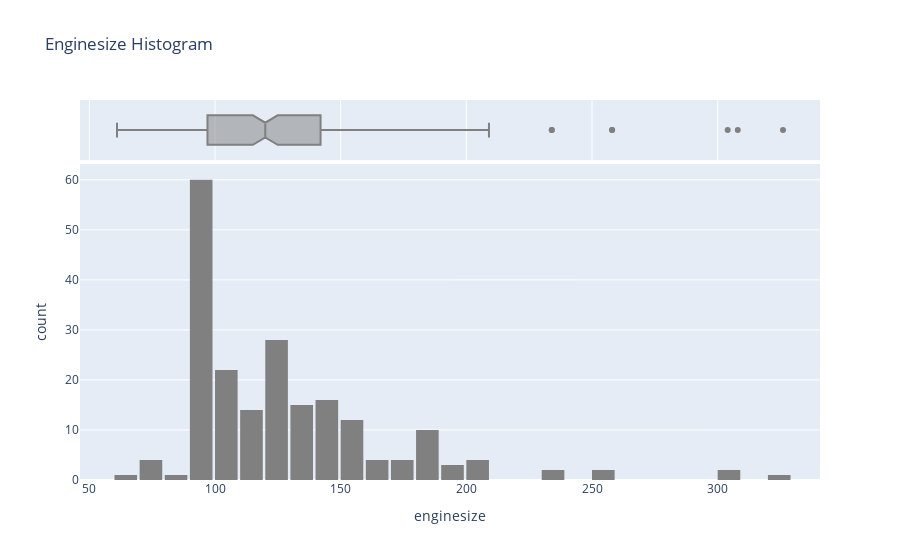

This figure's notebook cell:
### Markdown cell above
### Insights

1.Sedans are the most selling followed by the Hatchback

2.Convertibles are the least selling

### Code cell
fig = px.histogram(df_o, 
                   x=df_o.enginesize,
                   marginal='box',
                   nbins=47, 
                   title='Enginesize Histogram',
                   color_discrete_sequence=['grey'])
fig.update_layout(bargap=0.1)
fig.show()

### Figure 1 — Plotly figure (JSON) as saved in the notebook; plotly's stock layout.template omitted (floating-point values rounded to 4 significant figures; data arrays with more than 128 entries replaced by an {"elided": "..."} marker saying what was removed)
{"data": [{"alignmentgroup": "True", "bingroup": "x", "hovertemplate": "enginesize=%{x}<br>count=%{y}<extra></extra>", "legendgroup": "", "marker": {"color": "grey", "pattern": {"shape": ""}}, "name": "", "nbinsx": 47, "offsetgroup": "", "orientation": "v", "showlegend": false, "type": "histogram", "x": {"elided": "205 int values"}, "xaxis": "x", "yaxis": "y"}, {"alignmentgroup": "True", "hovertemplate": "enginesize=%{x}<extra></extra>", "legendgroup": "", "marker": {"color": "grey"}, "name": "", "notched": true, "offsetgroup": "", "showlegend": false, "type": "box", "x": {"elided": "205 int values"}, "xaxis": "x2", "yaxis": "y2"}], "layout": {"bargap": 0.1, "barmode": "relative", "legend": {"tracegroupgap": 0}, "title": {"text": "Enginesize Histogram"}, "xaxis": {"anchor": "y", "domain": [0, 1], "title": {"text": "enginesize"}}, "xaxis2": {"anchor": "y2", "domain": [0, 1], "matches": "x", "showgrid": true, "showticklabels": false}, "yaxis": {"anchor": "x", "domain": [0, 0.8316], "title": {"text": "count"}}, "yaxis2": {"anchor": "x2", "domain": [0.8416, 1], "matches": "y2", "showgrid": false, "showline": false, "showticklabels": false, "ticks": ""}}}
